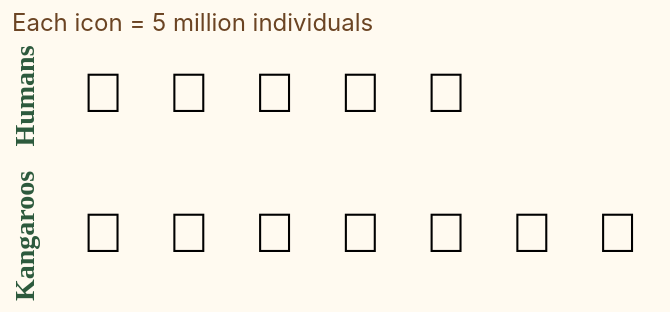

Vega-Lite specification stored for this chart:
### Vega-Lite specification from a JSON file in a GitHub repository (floating-point values rounded to 4 significant figures)
{"$schema": "https://vega.github.io/schema/vega-lite/v5.json", "title": "Each icon = 5 million individuals", "height": 50, "width": 300, "background": "#fffaf0", "data": {"values": [{"group": "Kangaroos", "icon": "🦘", "count": 7}, {"group": "Humans", "icon": "🧍", "count": 5}]}, "transform": [{"calculate": "sequence(0, datum.count)", "as": "seq"}, {"flatten": ["seq"]}, {"calculate": "datum.seq % 10", "as": "col"}, {"calculate": "floor(datum.seq / 10)", "as": "row"}], "mark": {"type": "text", "fontSize": 28, "baseline": "middle"}, "encoding": {"x": {"field": "col", "type": "ordinal", "axis": null}, "y": {"field": "row", "type": "ordinal", "axis": null, "sort": "descending"}, "row": {"field": "group", "type": "nominal", "header": {"labelFont": "Lora", "labelFontSize": 14, "labelFontWeight": 700, "labelColor": "#2d5a3d", "titleOrient": "top"}, "title": null}, "text": {"field": "icon", "type": "nominal"}}, "config": {"view": {"stroke": null}, "title": {"font": "Inter", "fontSize": 12, "fontWeight": 400, "color": "#6b4423", "anchor": "start"}}}
